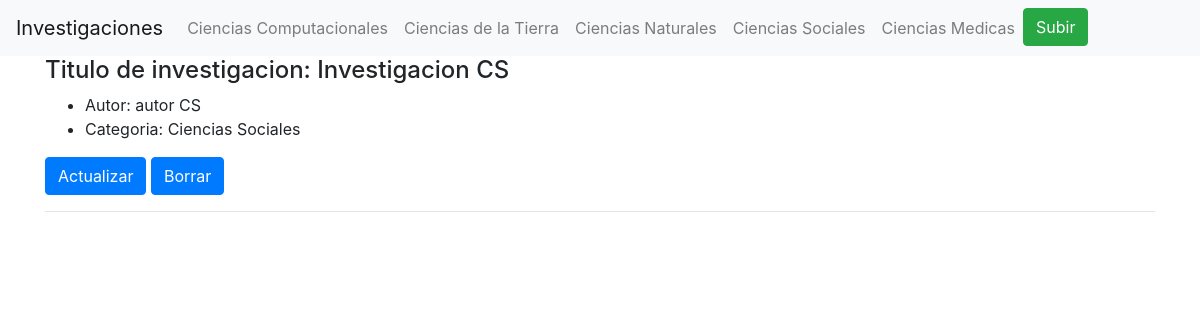
The page /listSoc/ on the database its author committed.
### trabajos/models.py (models this page shows, shortened)
class Trabajo(models.Model):
    COMPUTACIONALES = 'CC'
    TIERRA = 'CT'
    NATURALES = 'CN'
    SOCIALES = 'CS'
    MEDICAS = 'CM'
    CATEGORIAS=(
        (COMPUTACIONALES, 'Ciencias Computacionales'),
        (TIERRA, 'Ciencias de la Tierra'),
        (NATURALES, 'Ciencias Naturales'),
        (SOCIALES, 'Ciencias Sociales'),
        (MEDICAS, 'Ciencias Medicas'),
    )
    documento = models.FileField(upload_to='documents/')
    categoria = models.CharField(max_length=2,choices=CATEGORIAS,default=COMPUTACIONALES)
    titulo = models.CharField(max_length=250)
    autor = models.CharField(max_length=250)
    timestamp=models.DateTimeField(auto_now_add=True)
    update = models.DateTimeField(auto_now_add=True)

### trabajos/views.py (the view)
# urls.py: path('listSoc/',views.ListSoc.as_view(), name="list_soc" ),
class ListSoc(generic.ListView):
    template_name = "trabajo/ListSoc.html"
    model = Trabajo

### templates/trabajo/ListSoc.html (shortened to what this page needs)
{%extends "base.html"%}
{%block content%}
{% for trabajo in object_list %}
{% if trabajo.categoria == 'CS'%}
<div class="container justify-content-center">
  <div class="row ">
    <div class="col-md-6">
      <h4>Titulo de investigacion: {{ trabajo.titulo }} </h4>
    </div>
  </div>
  <div class="row ">
    <div class="col-md-12">
      <ul>
        <li>Autor: {{ trabajo.autor }}</li>
        <li>Categoria: {{ trabajo.get_categoria_display}}</li>
      </ul>
      <a href="{% url 'trabajos:update_trabajo' trabajo.id %}" class="btn btn-primary">Actualizar</a>
      <a href="{% url 'trabajos:delete_trabajo' trabajo.id %}" class="btn btn-primary">Borrar</a>
      <hr>
    </div>
  </div>
</div>
{%endif%}
{% endfor %}
{%endblock%}

### rows shown on the page
Trabajo: titulo "Investigacion CS", autor "autor CS", categoria "Ciencias Sociales"
